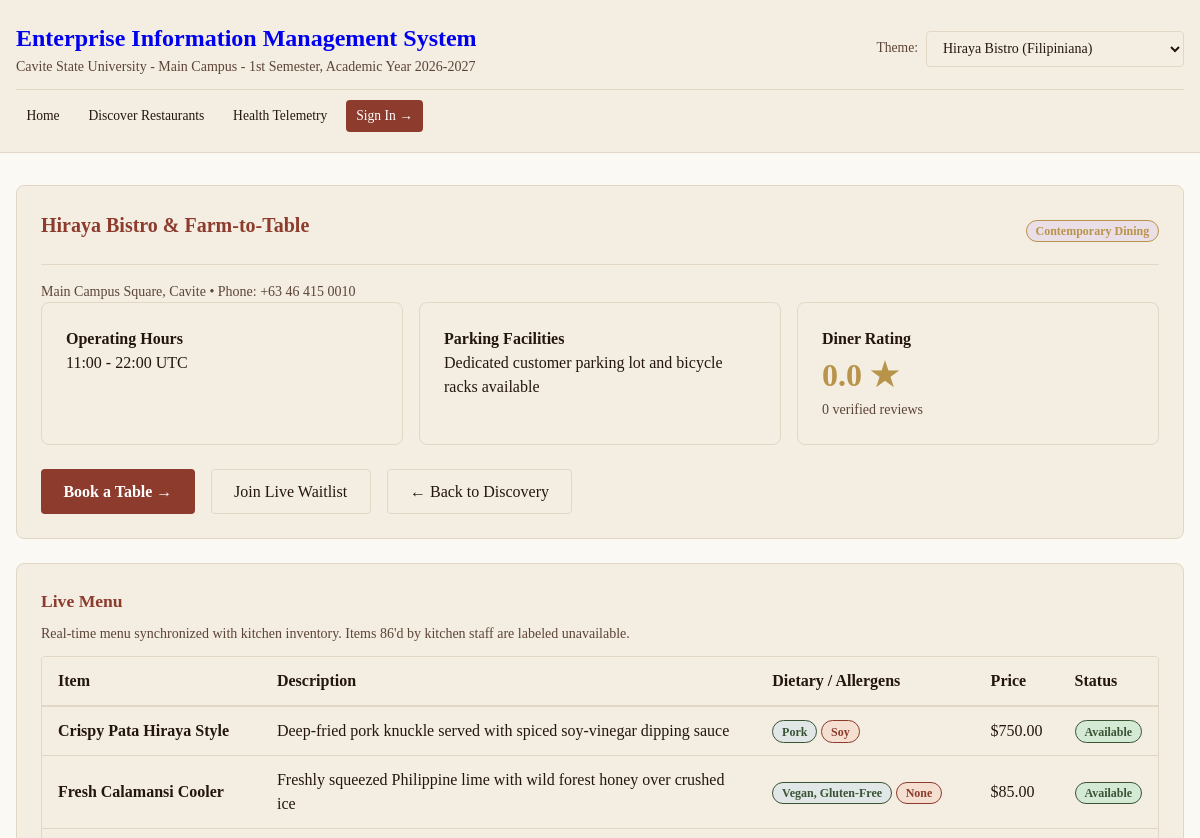
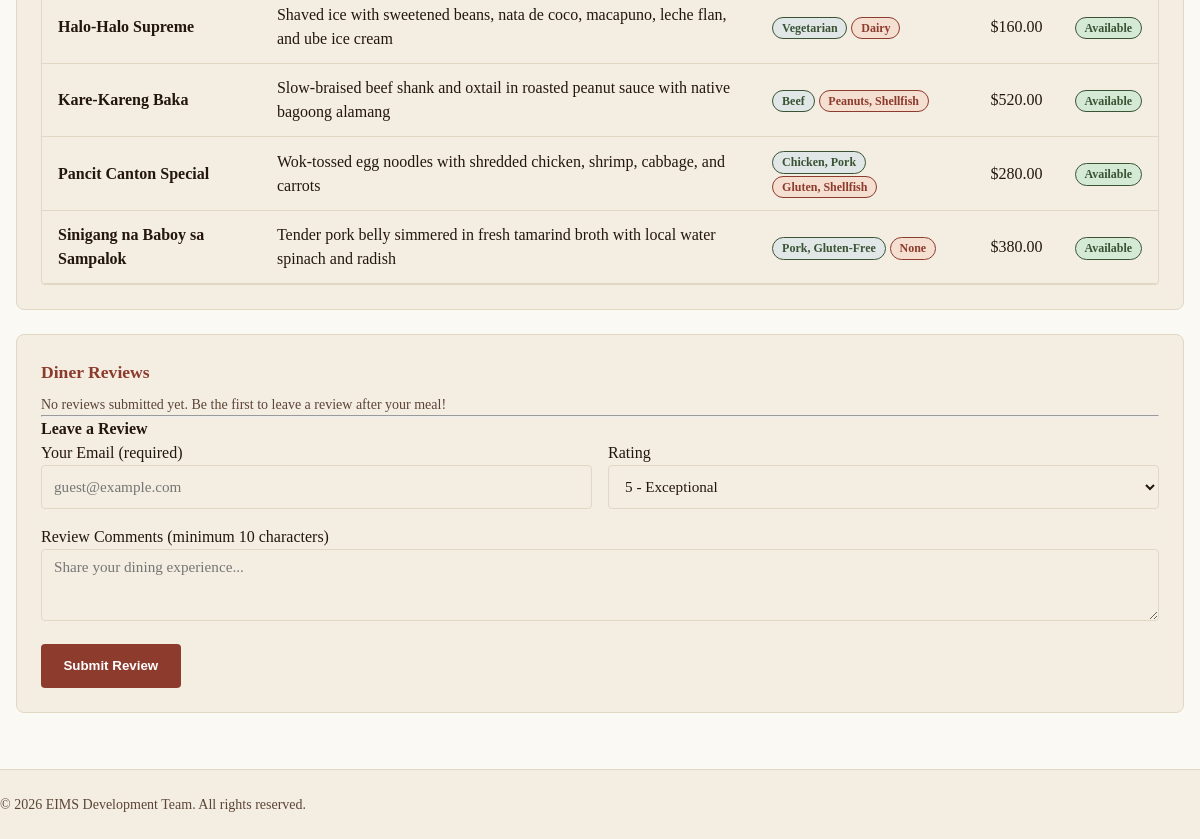
Before: /discover/tenant-hiraya-001 with the older database file (2 pictures, top to bottom).
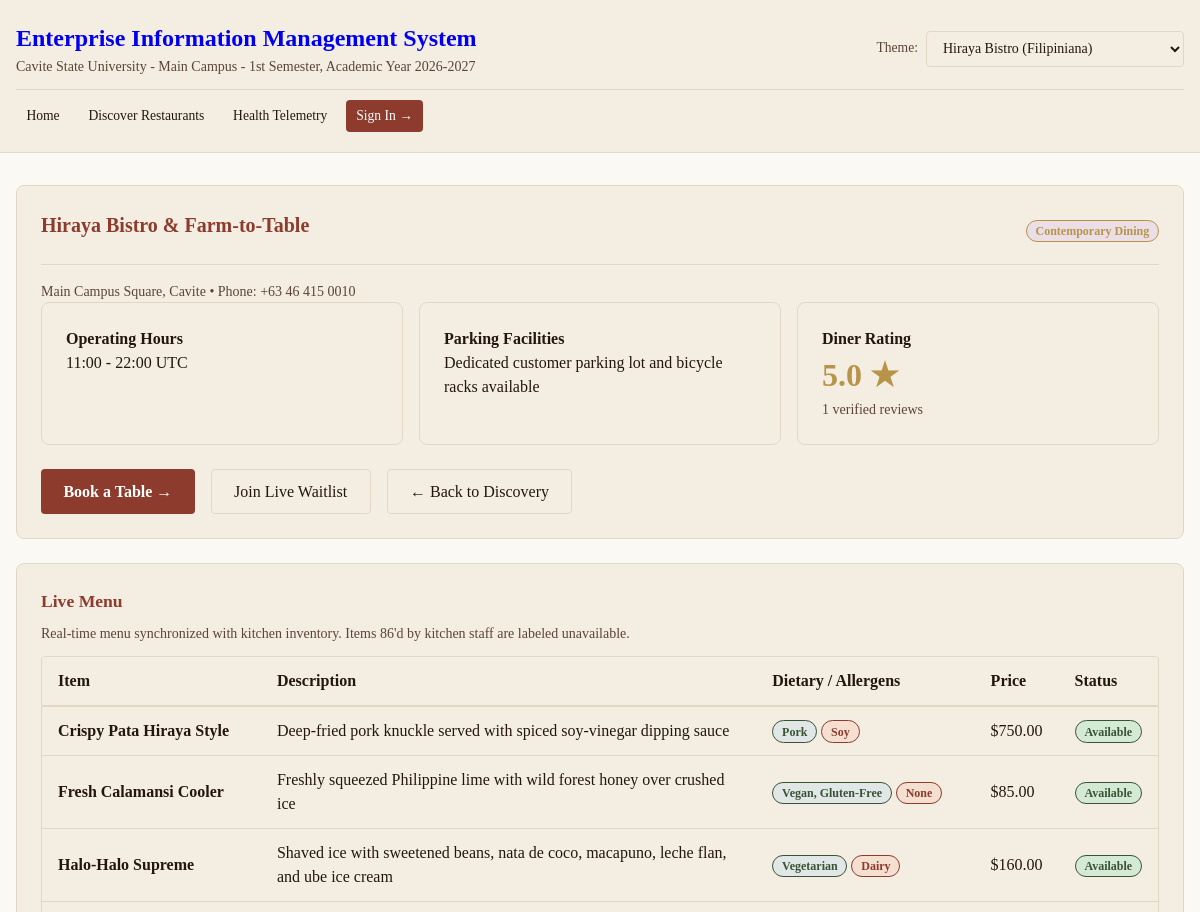
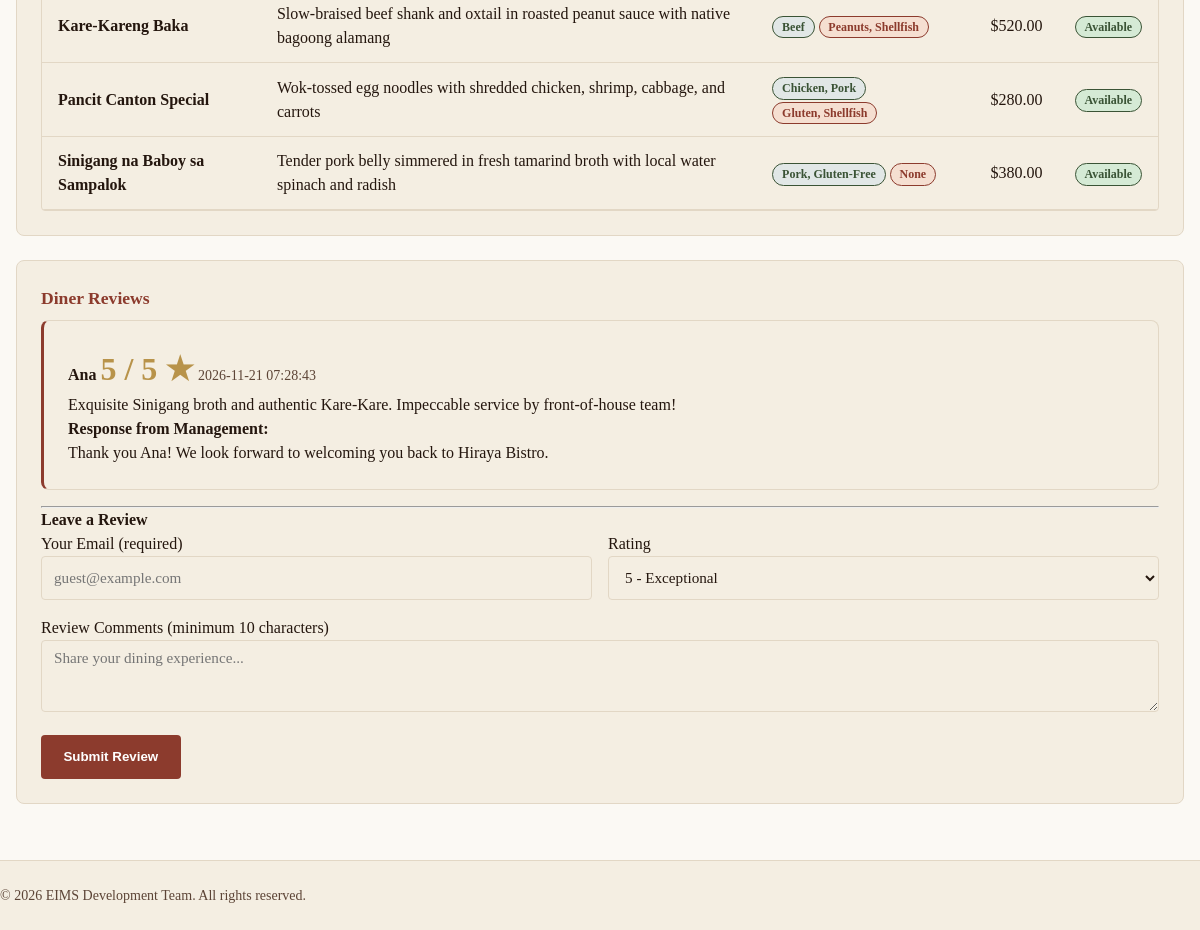
After: the same page with the newer database file (2 pictures, top to bottom).
### tables this page shows
CREATE TABLE IF NOT EXISTS tenants (
    id VARCHAR(36) PRIMARY KEY,
    name VARCHAR(255) NOT NULL,
    subdomain VARCHAR(64) NOT NULL UNIQUE,
    is_active INTEGER NOT NULL DEFAULT 1,
    created_at TIMESTAMP DEFAULT CURRENT_TIMESTAMP,
    updated_at TIMESTAMP DEFAULT CURRENT_TIMESTAMP
);

CREATE TABLE IF NOT EXISTS menu_items (
    id VARCHAR(36) PRIMARY KEY,
    org_id VARCHAR(36) NOT NULL,
    name VARCHAR(255) NOT NULL,
    description TEXT,
    price_centavos BIGINT NOT NULL,
    is_available INTEGER NOT NULL DEFAULT 1,
    dietary_tags VARCHAR(255),
    allergen_tags VARCHAR(255),
    created_at TIMESTAMP DEFAULT CURRENT_TIMESTAMP,
    archived_at TIMESTAMP NULL,
    FOREIGN KEY (org_id) REFERENCES tenants(id) ON DELETE CASCADE
);

CREATE TABLE IF NOT EXISTS reviews (
    id VARCHAR(36) PRIMARY KEY,
    org_id VARCHAR(36) NOT NULL,
    reservation_id VARCHAR(36),
    customer_id VARCHAR(36),
    rating INTEGER NOT NULL,
    comment TEXT,
    approved INTEGER NOT NULL DEFAULT 0,
    restaurant_response TEXT,
    response_at TIMESTAMP NULL,
    created_at TIMESTAMP DEFAULT CURRENT_TIMESTAMP,
    FOREIGN KEY (org_id) REFERENCES tenants(id) ON DELETE CASCADE
);

CREATE TABLE IF NOT EXISTS users (
    id VARCHAR(36) PRIMARY KEY,
    tenant_id VARCHAR(36),
    email VARCHAR(255) NOT NULL,
    password_hash VARCHAR(255) NOT NULL,
    first_name VARCHAR(128) NOT NULL,
    last_name VARCHAR(128) NOT NULL,
    role_mask INTEGER NOT NULL DEFAULT 4,
    created_at TIMESTAMP DEFAULT CURRENT_TIMESTAMP,
    updated_at TIMESTAMP DEFAULT CURRENT_TIMESTAMP,
    FOREIGN KEY (tenant_id) REFERENCES tenants(id) ON DELETE CASCADE
);

### app/Views/customer/restaurant.php (the view, shortened to what the rows shown need)
<?php
require_once __DIR__ . '/../layouts/header.php';
?>
<section class="card">
    <div class="card-header">
        <h2><?= htmlspecialchars($restaurantData['name'] ?? 'Restaurant Details', ENT_QUOTES, 'UTF-8') ?></h2>
        <span class="badge badge-accent"><?= htmlspecialchars($restaurantData['cuisine'] ?? 'Contemporary', ENT_QUOTES, 'UTF-8') ?></span>
    </div>
    <div class="grid-features">
        <div class="card card-stat">
            <h4>Diner Rating</h4>
            <p class="stat-value-accent"><?= number_format($restaurantData['average_rating'] ?? 0.0, 1) ?> &#9733;</p>
            <p class="subtitle"><?= (int) ($restaurantData['review_count'] ?? 0) ?> verified reviews</p>
        </div>
    </div>
</section>
<section class="card">
    <?php if (empty($restaurantData['menu_preview'])): ?>
        <p class="subtitle">No menu items listed yet.</p>
    <?php else: ?>
        <div class="table-container">
            <table class="table">
                <thead>
                    <tr>
                        <th>Item</th>
                        <th>Description</th>
                        <th>Dietary / Allergens</th>
                        <th>Price</th>
                        <th>Status</th>
                    </tr>
                </thead>
                <tbody>
                    <?php foreach ($restaurantData['menu_preview'] as $item): ?>
                        <tr>
                            <td><strong><?= htmlspecialchars($item['name'], ENT_QUOTES, 'UTF-8') ?></strong></td>
                            <td><?= htmlspecialchars($item['description'] ?? '', ENT_QUOTES, 'UTF-8') ?></td>
                            <td>
                                <?php if (!empty($item['dietary_tags'])): ?>
                                    <span class="badge badge-info"><?= htmlspecialchars($item['dietary_tags'], ENT_QUOTES, 'UTF-8') ?></span>
                                <?php endif; ?>
                                <?php if (!empty($item['allergen_tags'])): ?>
                                    <span class="badge badge-danger"><?= htmlspecialchars($item['allergen_tags'], ENT_QUOTES, 'UTF-8') ?></span>
                                <?php endif; ?>
                            </td>
                            <td>$<?= number_format(((int) $item['price_centavos']) / 100.0, 2) ?></td>
                            <td>
                                <?php if ((int) $item['is_available'] === 1): ?>
                                    <span class="badge badge-success">Available</span>
                                <?php else: ?>
                                    <span class="badge badge-danger">86'd (Sold Out)</span>
                                <?php endif; ?>
                            </td>
                        </tr>
                    <?php endforeach; ?>
                </tbody>
            </table>
        </div>
    <?php endif; ?>
</section>
<section class="card">
    <?php if (empty($restaurantData['reviews'])): ?>
        <p class="subtitle">No reviews submitted yet. Be the first to leave a review after your meal!</p>
    <?php else: ?>
        <div class="reviews-list">
            <?php foreach ($restaurantData['reviews'] as $rev): ?>
                <div class="card card-review">
                    <div class="review-header">
                        <strong><?= htmlspecialchars($rev['first_name'] ?? 'Verified Diner', ENT_QUOTES, 'UTF-8') ?></strong>
                        <span class="stat-value-accent"><?= (int) $rev['rating'] ?> / 5 &#9733;</span>
                        <span class="subtitle"><?= htmlspecialchars($rev['created_at'], ENT_QUOTES, 'UTF-8') ?></span>
                    </div>
                    <p><?= htmlspecialchars($rev['comment'] ?? '', ENT_QUOTES, 'UTF-8') ?></p>
                    <?php if (!empty($rev['restaurant_response'])): ?>
                        <div class="restaurant-response">
                            <strong>Response from Management:</strong>
                            <p><?= htmlspecialchars($rev['restaurant_response'], ENT_QUOTES, 'UTF-8') ?></p>
                        </div>
                    <?php endif; ?>
                </div>
            <?php endforeach; ?>
        </div>
    <?php endif; ?>
</section>
<?php
require_once __DIR__ . '/../layouts/footer.php';
?>

Changed rows visible on the page:
shown differently, row unchanged: tenants "Hiraya Bistro & Farm-to-Table": is_active (not shown) → "1"
now on this page (row edited): reviews: users.first_name "Ana", rating "5", created_at "2026-11-21 07:28:43", comment "Exquisite Sinigang broth and authentic Kare-Kare. Impeccable service by front-of-house team!", restaurant_response "Thank you Ana! We look forward to welcoming you back to Hiraya Bistro."
Other visible differences:
$restaurantData['average_rating']: "0.0" → "5.0"
$restaurantData['review_count']: "0" → (not shown)
text no longer shown: "No reviews submitted yet. Be the first to leave a review after your meal!"
